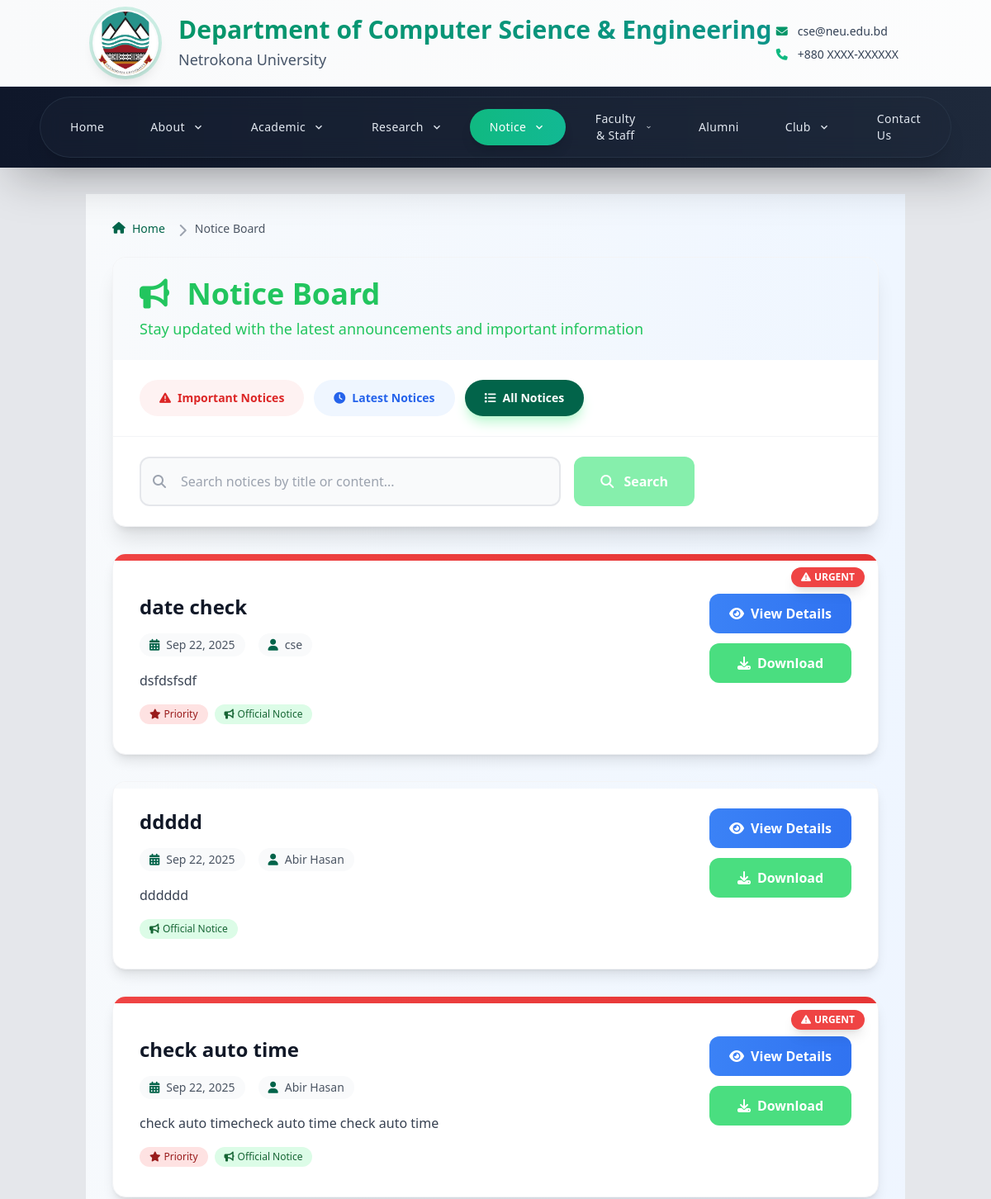
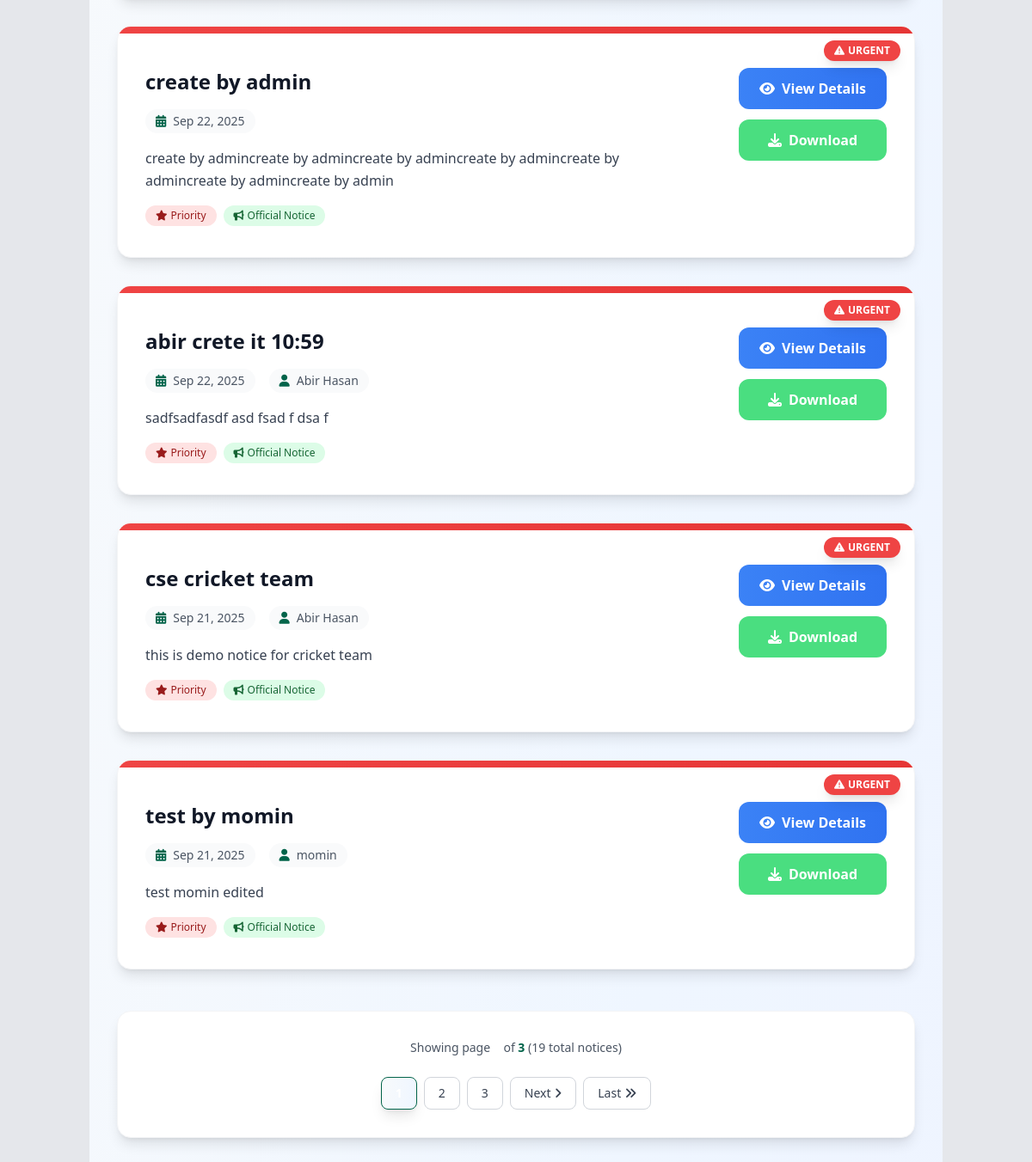
The page /notices/ on the database its author committed (2 pictures, top to bottom).
### cse_app/models.py (models this page shows, shortened)
class Notice_Board(models.Model):
    title = models.CharField(max_length=200)
    content = RichTextField()
    file = models.FileField(upload_to='notices/', blank=True, null=True)  # For download option
    created_at = models.DateTimeField(auto_now_add=True)
    updated_at = models.DateTimeField(auto_now=True)
    is_important = models.BooleanField(default=False)
    created_by = models.ForeignKey(User, on_delete=models.SET_NULL, null=True, blank=True)
    class Meta:
        ordering = ['-created_at']  # Newest first

### cse_app/views.py (the view)
# urls.py: path('notices/', views.notice_list, name='notice_list'),
def notice_list(request):
    notice_type = request.GET.get('type')
    search_query = request.GET.get('search', '').strip()
    notices = Notice_Board.objects.all()
    if notice_type == 'important':
        notices = notices.filter(is_important=True)
    elif notice_type == 'latest':
        notices = notices.order_by('-created_at')
    if search_query:
        notices = notices.filter(title__icontains=search_query)
    page_view, created = ViewCount.objects.get_or_create(page_name='notices')
    page_view.increment()
    paginator = Paginator(notices, 7)
    page_number = request.GET.get('page')
    page_obj = paginator.get_page(page_number)
    context = {
        'page_obj': page_obj,
        'notices': page_obj,  # This allows backward compatibility with existing template
        'notice_type': notice_type,
        'search_query': search_query,
    }
    return render(request, 'cse/notice_list.html', context)

### cse_app/context_processors.py (called while the page is built)
def scrolling_notice(request):
    notice = ScrollingNotice.objects.filter(is_active=True).first()
    return {'scrolling_notice': notice.text if notice else ''}

### cse_app/models.py (called while the page is built)
    def increment(self):
        self.count += 1
        self.save()

### templates/cse/notice_list.html (shortened to what this page needs)
{% extends '../base.html' %}
{% block content %}
<div class="min-h-screen bg-gradient-to-br from-slate-50 via-blue-50 to-indigo-50">
    <div class="max-w-7xl mx-auto px-4 sm:px-6 lg:px-8 py-8">
        <div class="mb-8">
            <nav class="flex mb-6" aria-label="Breadcrumb">
                <ol class="inline-flex items-center space-x-1 md:space-x-3">
                    <li class="inline-flex items-center">
                        <a href="{% url 'home' %}" class="inline-flex items-center text-sm font-medium text-custom-green hover:text-custom-green-hover transition-colors duration-300">
                            <i class="fas fa-home w-4 h-4 mr-2"></i>
                            Home
                        </a>
                    </li>
                    <li>
                        <div class="flex items-center">
                            <i class="fas fa-chevron-right text-gray-400 w-3 h-3 mx-1"></i>
                            <span class="ml-1 text-sm font-medium text-gray-600">Notice Board</span>
                        </div>
                    </li>
                </ol>
            </nav>
            <div class="bg-white rounded-2xl shadow-xl border border-gray-100 overflow-hidden">
                <div class="bg-gradient-to-r from-custom-green to-custom-green-hover px-8 py-6">
                    <h1 class="text-3xl md:text-4xl font-bold text-green-500 mb-2">
                        <i class="fas fa-bullhorn mr-3"></i>
                        {% if notice_type == 'important' %}Important {% elif notice_type == 'latest' %}Latest {% endif %}Notice Board
                    </h1>
                    <p class="text-green-500 text-lg">Stay updated with the latest announcements and important information</p>
                </div>
                <div class="px-8 py-6 bg-white border-b border-gray-100">
                    <div class="flex flex-wrap gap-3">
                        <a href="{% url 'notice_list' %}?type=important"
                           class="inline-flex items-center px-6 py-3 rounded-full text-sm font-semibold transition-all
                           duration-300 {% if notice_type == 'important' %}bg-red-500 text-white shadow-lg shadow-red-200{% else %}bg-red-50 text-red-600 hover:bg-red-100 hover:shadow-md{% endif %}">
                           <i class="fas fa-exclamation-triangle mr-2"></i>
                           Important Notices
                        </a>
                        <a href="{% url 'notice_list' %}?type=latest"
                           class="inline-flex items-center px-6 py-3 rounded-full text-sm font-semibold transition-all duration-300 {% if notice_type == 'latest' %}bg-blue-500 text-white shadow-lg shadow-blue-200{% else %}bg-blue-50 text-blue-600 hover:bg-blue-100 hover:shadow-md{% endif %}">
                           <i class="fas fa-clock mr-2"></i>
                           Latest Notices
                        </a>
                        <a href="{% url 'notice_list' %}"
                           class="inline-flex items-center px-6 py-3 rounded-full text-sm font-semibold transition-all duration-300 {% if not notice_type %}bg-custom-green text-white shadow-lg shadow-green-200{% else %}bg-green-50 text-custom-green hover:bg-green-100 hover:shadow-md{% endif %}">
                           <i class="fas fa-list mr-2"></i>
                           All Notices
                        </a>
                    </div>
                </div>
                <div class="px-8 py-6">
                    <form method="GET" class="max-w-2xl">
                        <div class="flex flex-col sm:flex-row gap-4">
                            <div class="flex-1 relative">
                                <div class="absolute inset-y-0 left-0 pl-4 flex items-center pointer-events-none">
                                </div>
                                <input type="text"
                                       name="search"
                                       value="{{ search_query }}"
                                       placeholder="Search notices by title or content..."
                                       class="w-full pl-12 pr-4 py-4 text-base border-2 border-gray-200 rounded-xl focus:outline-none focus:border-custom-green focus:ring-4 focus:ring-green-100 transition-all duration-300 bg-gray-50 hover:bg-white">
                            </div>
                            <div class="flex gap-3">
                                <button type="submit"
                                        class="px-8 py-4 bg-green-300 to-custom-green-hover text-white font-semibold rounded-xl hover:shadow-lg hover:scale-105 focus:outline-none focus:ring-4 focus:ring-green-200 transition-all duration-300">
                                    <i class="fas fa-search mr-2"></i>
                                    Search
                                </button>
                            </div>
                        </div>
                    </form>
                </div>
            </div>
        </div>
        <div class="grid gap-6 lg:gap-8">
            {% for notice in page_obj %}
            <div class="group bg-white rounded-2xl shadow-lg hover:shadow-2xl transition-all duration-500 border border-gray-100 overflow-hidden transform hover:-translate-y-2">
                <div class="relative">
                    {% if notice.is_important %}
                    <div class="absolute top-0 left-0 right-0 h-2 bg-gradient-to-r from-red-500 to-red-600"></div>
                    <div class="absolute top-4 right-4">
                        <div class="bg-red-500 text-white px-3 py-1 rounded-full text-xs font-bold flex items-center shadow-lg">
                            <i class="fas fa-exclamation-triangle mr-1"></i>
                            URGENT
                        </div>
                    </div>
                    {% else %}
                    <div class="absolute top-0 left-0 right-0 h-2 bg-gradient-to-r from-custom-green to-blue-500"></div>
                    {% endif %}
                </div>
                <div class="p-8 {% if notice.is_important %}pt-12{% else %}pt-8{% endif %}">
                    <div class="flex flex-col lg:flex-row lg:items-start gap-6">
                        <div class="flex-1 min-w-0">
                            <h2 class="text-xl lg:text-2xl font-bold text-gray-900 mb-4 leading-tight group-hover:text-custom-green transition-colors duration-300">
                                <a href="{% url 'notice_detail' notice.id %}" class="hover:underline decoration-2 underline-offset-4">
                                    {{ notice.title }}
                                </a>
                            </h2>
                            <div class="flex flex-wrap items-center gap-4 mb-4 text-sm">
                                {% if notice.created_at %}
                                <div class="flex items-center text-gray-600 bg-gray-50 px-3 py-1 rounded-full">
                                    <i class="fas fa-calendar-alt mr-2 text-custom-green"></i>
                                    <span>{{ notice.created_at|date:"M d, Y" }}</span>
                                </div>
                                {% endif %}
                                {% if notice.created_by %}
                                <div class="flex items-center text-gray-600 bg-gray-50 px-3 py-1 rounded-full">
                                    <i class="fas fa-user mr-2 text-custom-green"></i>
                                    <span>{{ notice.created_by.get_full_name|default:notice.created_by.username }}</span>
                                </div>
                                {% endif %}
                            </div>
                            <div class="prose prose-gray prose-sm max-w-none">
                                <p class="text-gray-700 leading-relaxed line-clamp-3">
                                    {{ notice.content|striptags|truncatewords:35 }}
                                </p>
                            </div>
                            <div class="flex flex-wrap gap-2 mt-4">
                                {% if notice.is_important %}
                                <span class="inline-flex items-center px-3 py-1 rounded-full text-xs font-medium bg-red-100 text-red-800">
                                    <i class="fas fa-star mr-1"></i>
                                    Priority
                                </span>
                                {% endif %}
                                <span class="inline-flex items-center px-3 py-1 rounded-full text-xs font-medium bg-green-100 text-green-800">
                                    <i class="fas fa-bullhorn mr-1"></i>
                                    Official Notice
                                </span>
                            </div>
                        </div>
                        <div class="flex flex-row lg:flex-col gap-3 lg:ml-6">
                            <a href="{% url 'notice_detail' notice.id %}"
                               class="inline-flex items-center justify-center px-6 py-3 bg-gradient-to-r from-blue-500 to-blue-600 text-white font-semibold rounded-xl hover:from-blue-600 hover:to-blue-700 hover:shadow-lg hover:scale-105 transition-all duration-300 min-w-[140px]">
                                <i class="fas fa-eye mr-2"></i>
                                View Details
                            </a>
                            {% if notice.file %}
                            <a href="{% url 'download_notice' notice.pk %}"
                               class="inline-flex items-center justify-center px-6 py-3 bg-green-400 text-white font-semibold rounded-xl hover:shadow-sm hover:scale-105 transition-all duration-200 min-w-[140px]">
                                <i class="fas fa-download mr-2"></i>
                                Download
                            </a>
                            {% endif %}
                        </div>
                    </div>
                </div>
            </div>
            {% endfor %}
        </div>
        {% if page_obj.paginator.num_pages > 1 %}
        <div class="mt-12">
            <div class="bg-white rounded-2xl shadow-lg border border-gray-100 p-8 ">
                <div class="text-center mb-6">
                    <p class="text-gray-600 text-sm">
                        Showing page <span class="font-semibold text-white text-custom-green">{{ page_obj.number }}</span>
                        of <span class="font-semibold text-custom-green">{{ page_obj.paginator.num_pages }}</span>
                        ({{ page_obj.paginator.count }} total notices)
                    </p>
                </div>
                <div class="flex flex-wrap justify-center items-center gap-2">
                    {% for num in page_obj.paginator.page_range %}
                        {% if page_obj.number == num %}
                            <span class="inline-flex items-center px-4 py-2 text-sm font-bold text-white bg-gradient-to-r from-custom-green to-custom-green-hover border border-custom-green rounded-lg shadow-lg">
                            </span>
                        {% elif num > page_obj.number|add:'-3' and num < page_obj.number|add:'3' %}
                            <a href="?page={{ num }}{% if notice_type %}&type={{ notice_type }}{% endif %}{% if search_query %}&search={{ search_query }}{% endif %}"
                               class="inline-flex items-center px-4 py-2 text-sm font-medium text-gray-700 bg-white border border-gray-300 rounded-lg hover:bg-gray-50 hover:border-gray-400 hover:text-custom-green transition-all duration-300 hover:shadow-md">
                                {{ num }}
                            </a>
                        {% elif num == page_obj.number|add:'-4' or num == page_obj.number|add:'4' %}
                            <span class="inline-flex items-center px-2 py-2 text-sm text-gray-400">
                                <i class="fas fa-ellipsis-h"></i>
                            </span>
                        {% endif %}
                    {% endfor %}
                    {% if page_obj.has_next %}
                        <a href="?page={{ page_obj.next_page_number }}{% if notice_type %}&type={{ notice_type }}{% endif %}{% if search_query %}&search={{ search_query }}{% endif %}"
                           class="inline-flex items-center px-4 py-2 text-sm font-medium text-gray-700 bg-white border border-gray-300 rounded-lg hover:bg-gray-50 hover:border-gray-400 transition-all duration-300 hover:shadow-md">
                            Next
                            <i class="fas fa-angle-right ml-1"></i>
                        </a>
                        <a href="?page={{ page_obj.paginator.num_pages }}{% if notice_type %}&type={{ notice_type }}{% endif %}{% if search_query %}&search={{ search_query }}{% endif %}"
                           class="inline-flex items-center px-4 py-2 text-sm font-medium text-gray-700 bg-white border border-gray-300 rounded-lg hover:bg-gray-50 hover:border-gray-400 transition-all duration-300 hover:shadow-md">
                            Last
                            <i class="fas fa-angle-double-right ml-1"></i>
                        </a>
                    {% endif %}
                </div>
            </div>
        </div>
        {% endif %}
    </div>
</div>
{% endblock %}

### templates/base.html (style rules this page uses)
:root { --custom-green: #02644A; --custom-green-hover: #00916a; }
.bg-custom-green { background-color: var(--custom-green); }
.text-custom-green { color: var(--custom-green); }
.border-custom-green { border-color: var(--custom-green); }
html { scroll-behavior: smooth; }
.line-clamp-3 { overflow: hidden; display: -webkit-box; -webkit-box-orient: vertical; -webkit-line-clamp: 3; }

### templates/Footer.html (style rules this page uses)
.bg-gradient-to-r { background-size: 200% 200%; animation: gradientShift 4s ease infinite; }

### rows shown on the page
Notice_Board: is_important True (drawn), title "date check", created_at "Sep 22, 2025", created_by.get_full_name "cse", content "dsfdsfsdf", shows "Download"
Notice_Board: is_important False (drawn), title "ddddd", created_at "Sep 22, 2025", created_by.get_full_name "Abir Hasan", content "dddddd", shows "Download"
Notice_Board: is_important True (drawn), title "check auto time", created_at "Sep 22, 2025", created_by.get_full_name "Abir Hasan", content "check auto timecheck auto time check auto time", shows "Download"
Notice_Board: is_important True (drawn), title "create by admin", created_at "Sep 22, 2025", content "create by admincreate by admincreate by admincreate by admincreate by admincreate by admincreate by admin", shows "Download"
Notice_Board: is_important True (drawn), title "abir crete it 10:59", created_at "Sep 22, 2025", created_by.get_full_name "Abir Hasan", content "sadfsadfasdf asd fsad f dsa f", shows "Download"
Notice_Board: is_important True (drawn), title "cse cricket team", created_at "Sep 21, 2025", created_by.get_full_name "Abir Hasan", content "this is demo notice for cricket team", shows "Download"
Notice_Board: is_important True (drawn), title "test by momin", created_at "Sep 21, 2025", created_by.get_full_name "momin", content "test momin edited", shows "Download"

### other values the page prints
{{ page_obj.paginator.num_pages }} "3"
{{ page_obj.paginator.count }} "19"
{{ num }} "2" "3"
